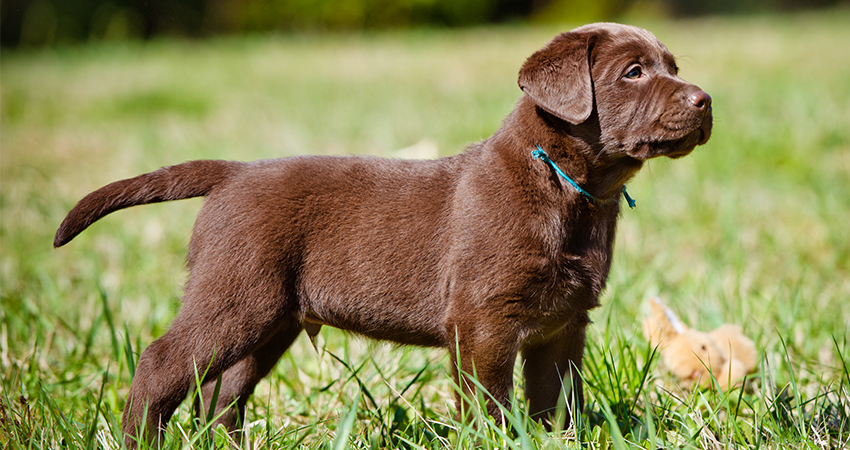
#> input picture Dog.jpg, 850 x 450 px, found by its file name
$ jupyter execute Img-Augmentation.ipynb
#> lines starting #> are read from the running program, lines starting #| are printed output that depends on the picture
[cell 1]
import cv2
import numpy as np
from google.colab.patches import cv2_imshow

[cell 2]
img=cv2.imread('/content/Dog.jpg',0)
#> img: shape (450, 850); min 0, max 255, mean 130.7
img.shape
#> Out = (450, 850)

[cell 3]
print("Original Image")
cv2_imshow(img)

[cell 4]
img= cv2.resize(img, (400, 250))
#> img: shape (250, 400)
print("ReSized Image")
cv2_imshow(img)

[cell 5]
dx=100
dy=50
matrix=np.array([[1,0,dx],
                [0,1,dy],
                [0,0,1]], np.float32)
trans_img=cv2.warpPerspective(img, matrix, (img.shape[1], img.shape[0]))

print("Translated Image")
cv2_imshow(trans_img)

[cell 6]
angle=30
center =(img.shape[1]//2,img.shape[0]//2)
#> center = (200, 125)
matrix=cv2.getRotationMatrix2D(center, angle, 1.0)
rotated_img=cv2.warpAffine(img, matrix, (img.shape[1], img.shape[0]))
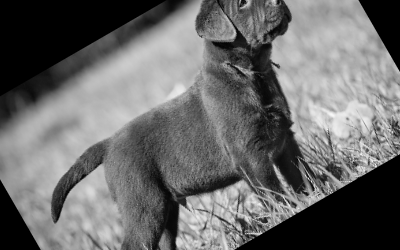
#> rotated_img: shape (250, 400); min 0, max 248, mean 106.4

print("Rotated Image")
cv2_imshow(rotated_img)

[cell 7]
scale_x=1.5
scale_y=0.5
matrix=np.float32([[scale_x,0,0],
                   [0,scale_y, 0]])

scaled_img=cv2.warpAffine(img, matrix, (img.shape[1], img.shape[0]))
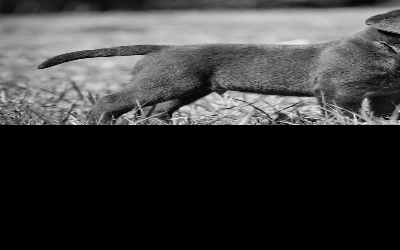
#> scaled_img: shape (250, 400); min 0, max 249, mean 61.3

print("Scaled Image")
cv2_imshow(scaled_img)

[cell 8]
flipped_horizontal=cv2.flip(img,1)
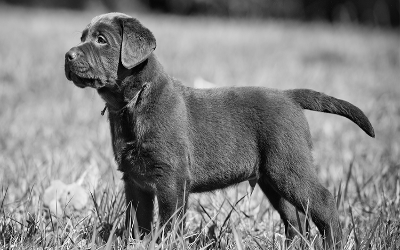
#> flipped_horizontal: shape (250, 400); min 0, max 253, mean 130.6
flipped_vertical=cv2.flip(img,0)
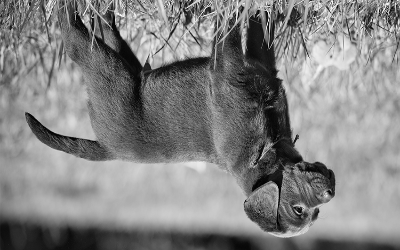
#> flipped_vertical: shape (250, 400); min 0, max 253, mean 130.6
flipped_both=cv2.flip(img,-1)
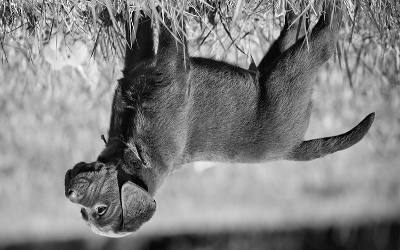
#> flipped_both: shape (250, 400); min 0, max 253, mean 130.6

print("flipped_horizontal Image")
cv2_imshow(flipped_horizontal)
print("flipped_vertical Image")
cv2_imshow(flipped_vertical)
print("flipped_both Image")
cv2_imshow(flipped_both)

[cell 9]
shear_factor_x=0.5
shear_factor_y=-0.3
matrix=np.float32([[1, shear_factor_x,0],
                  [shear_factor_y,1,0]])
sheared_img=cv2.warpAffine(img, matrix, (img.shape[1], img.shape[0]))
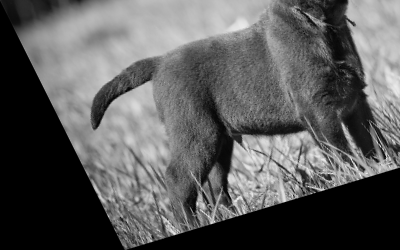
#> sheared_img: shape (250, 400); min 0, max 249, mean 91.4

print("sheared Image")
cv2_imshow(sheared_img)

[cell 10]
mean = 2
std_dev = 15
noise = np.random.normal(mean, std_dev, img.shape).astype('uint8')
noisy_img= cv2.add(img, noise)
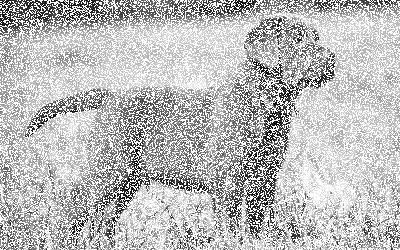
#> noisy_img: shape (250, 400); min 1, max 255, mean 189.5

print("Noisy image")
cv2_imshow(noisy_img )

[cell 11]
alpha = 1.5  # Contrast control (1.0 for no change)
beta = 30   # Brightness control (0 for no change)
bright_contrast_img = cv2.convertScaleAbs(img, alpha=alpha, beta=beta)
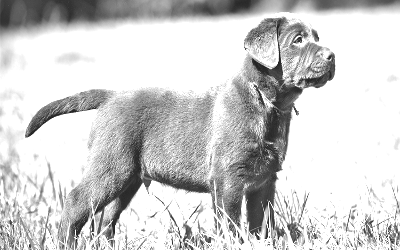
#> bright_contrast_img: shape (250, 400); min 30, max 255, mean 204.9

print("Bright & contrast image")
cv2_imshow(bright_contrast_img)

[cell 12]
blurred_image = cv2.GaussianBlur(img, (7, 7), 0)
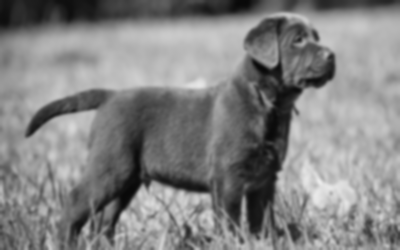
#> blurred_image: shape (250, 400); min 8, max 235, mean 130.6

print("Blurred image")
cv2_imshow(blurred_image)

[cell 13]
x, y, width, height = 230, 30, 100, 90
cropped_image = img[y:y+height, x:x+width]
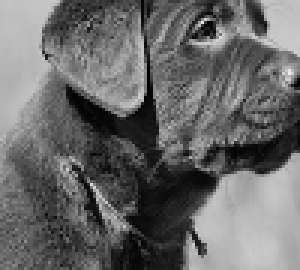
#> cropped_image: shape (90, 100) (shown 3 times larger); min 0, max 237, mean 105.1

print("Cropped image")
cv2_imshow(cropped_image)
